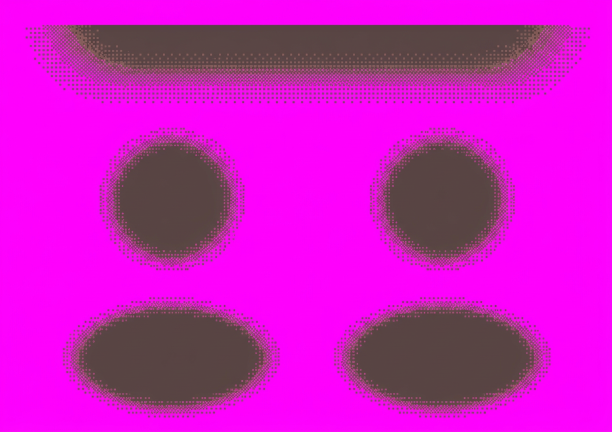
#> input picture source/aride_finale_magenta_v3/bruts/ombre_magenta.png, 1224 x 864 px, given in place of terrain_magenta.png, which was not available (shown at 1/2 size)
$ python key_and_crop.py
#> lines starting #> are read from the running program, lines starting #| are printed output that depends on the picture; after the words box and inside, x2 and y2 are one past the last pixel; in counts of white or black regions, pixels touching at a corner belong together; pictures that were not available may be replaced by others from this repository, and a replacement may not be noted
#> further down, rgb is the input picture: shape (864, 1224, 3); mean R, G, B 202.7, 25.5, 192.9
#!/usr/bin/env python3
"""Key magenta, despill, crop to common 656x1376 canvas (divisible by 8)."""
import os
import numpy as np
from PIL import Image
from scipy import ndimage

ROOT = os.path.dirname(os.path.dirname(os.path.dirname(os.path.abspath(__file__))))
BRUTS = os.path.join(ROOT, "renders", "sinister_woods_gen_v1", "bruts")
WORK = os.path.join(ROOT, "renders", "sinister_woods_gen_v1", "work")
os.makedirs(WORK, exist_ok=True)

X0, X1 = 56, 712  # 656 px, art bbox rounded to 8px

def key_magenta(rgb):
    R, G, B = rgb[:, :, 0].astype(int), rgb[:, :, 1].astype(int), rgb[:, :, 2].astype(int)
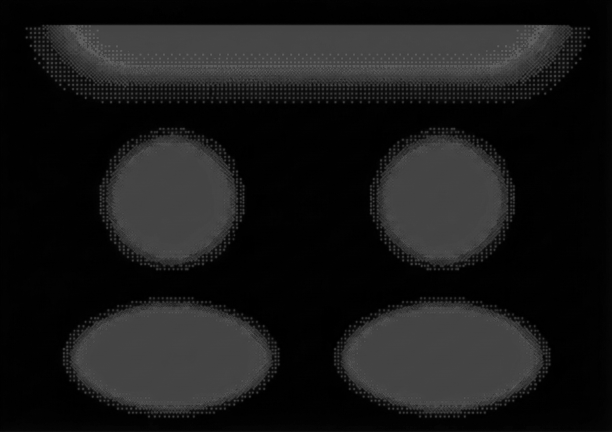
#> G: shape (864, 1224) int64 (shown at 1/2 size); min 0, max 110, mean 25.5
    core = (R > 150) & (B > 150) & (G < 150)
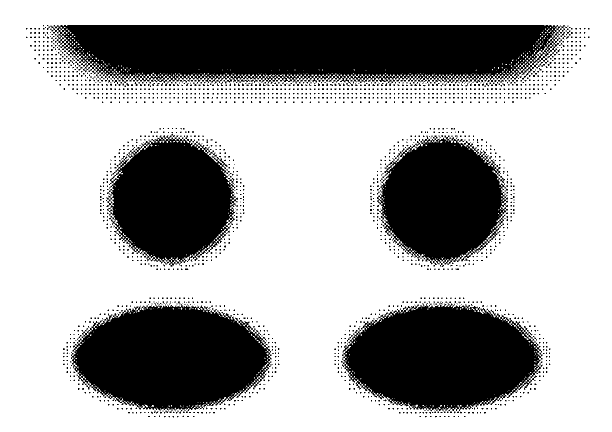
#> core: shape (864, 1224) bool (shown at 1/2 size); 68.3% white; 1801 black regions (1773 under 20 px), largest, box (x1, y1, x2, y2) and area: (94, 50, 1130, 172) 99088, (142, 606, 545, 827) 62969, (682, 603, 1085, 823) 62944
    # region growing: near-magenta tints adjacent to core (fringe + interior specks)
    near = (R > 120) & (B > 120) & ((R - G) > 25) & ((B - G) > 25)
#> near: shape (864, 1224) bool; 72.3% white; 2351 black regions (2345 under 20 px), largest, box (x1, y1, x2, y2) and area: (121, 50, 1112, 158) 86789, (147, 612, 540, 819) 57413, (690, 611, 1078, 819) 57181, (223, 278, 469, 523) 41946, (764, 276, 1008, 523) 41936, (983, 464, 991, 472) 21
    grown = core.copy()
    for _ in range(3):
        grown = grown | (ndimage.binary_dilation(grown, iterations=1) & near)
    mag = grown
    # kill strongly tinted edge pixels outright
    edge = ndimage.binary_dilation(mag, iterations=1) & ~mag
#> edge: shape (864, 1224) bool; 1.7% white in thin lines or dots, all inside (x1, y1, x2, y2) = (52, 50, 1179, 834)
    kill = edge & (R > 120) & ((R - G) > 40) & ((B - G) > 40)
    mag = mag | kill
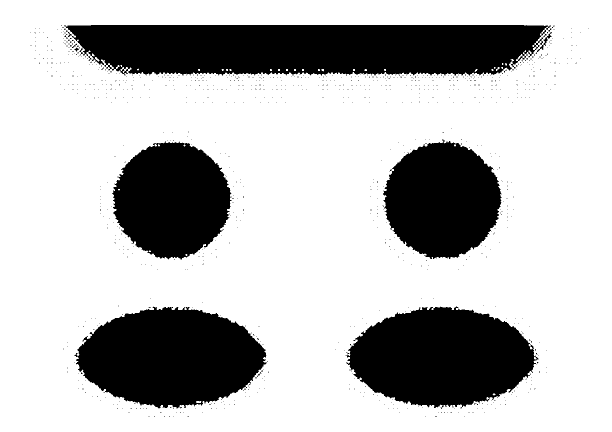
#> mag: shape (864, 1224) bool (shown at 1/2 size); 73.1% white; 927 black regions (917 under 20 px), largest, box (x1, y1, x2, y2) and area: (128, 50, 1102, 151) 85502, (149, 613, 536, 817) 56718, (691, 613, 1077, 818) 56572
    rgba = np.dstack([rgb, np.full(rgb.shape[:2], 255, np.uint8)])
    rgba[mag, 3] = 0
    # despill kept edge pixels
    edge = ndimage.binary_dilation(mag, iterations=1) & ~mag
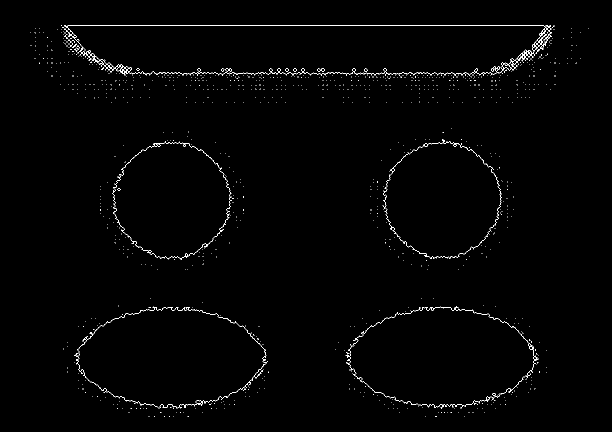
#> edge: shape (864, 1224) bool (shown at 1/2 size); 0.89% white in thin lines or dots, all inside (x1, y1, x2, y2) = (61, 50, 1178, 834)
    er, eg, eb = (rgb[:, :, i].astype(int) for i in range(3))
    fix = edge & ((er > eg + 12) | (eb > eg + 12))
    er[fix] = np.minimum(er[fix], eg[fix] + 12)
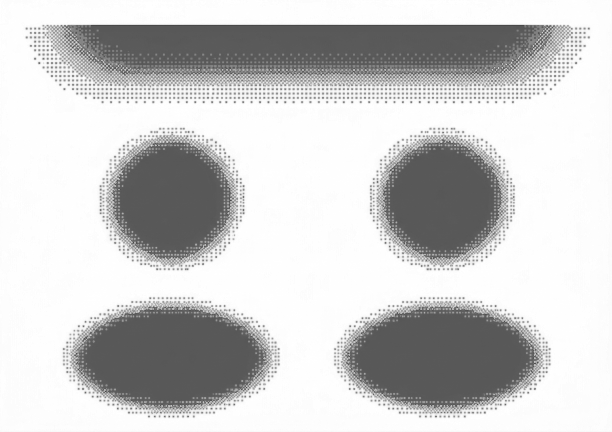
#> er: shape (864, 1224) int64 (shown at 1/2 size); min 46, max 255, mean 202.2
    eb[fix] = np.minimum(eb[fix], eg[fix] + 12)
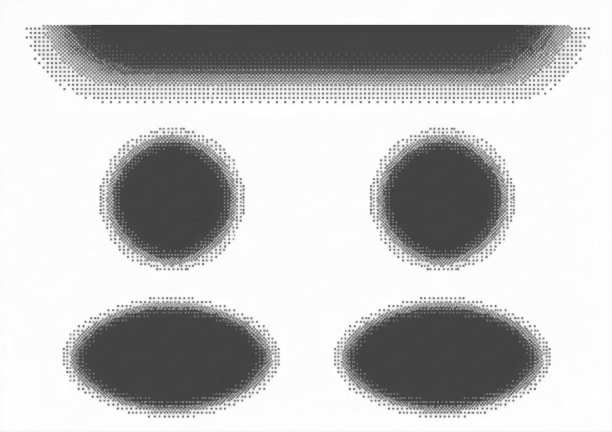
#> eb: shape (864, 1224) int64 (shown at 1/2 size); min 46, max 255, mean 192.7
    rgba[:, :, 0][fix] = er[fix]
    rgba[:, :, 1][fix] = eg[fix]
    rgba[:, :, 2][fix] = eb[fix]
    return rgba

for name in ["terrain_magenta", "avant_plan_magenta"]:
    rgb = np.asarray(Image.open(os.path.join(BRUTS, name + ".png")).convert("RGB"))
    rgba = key_magenta(rgb)
    rgba = rgba[:, X0:X1]
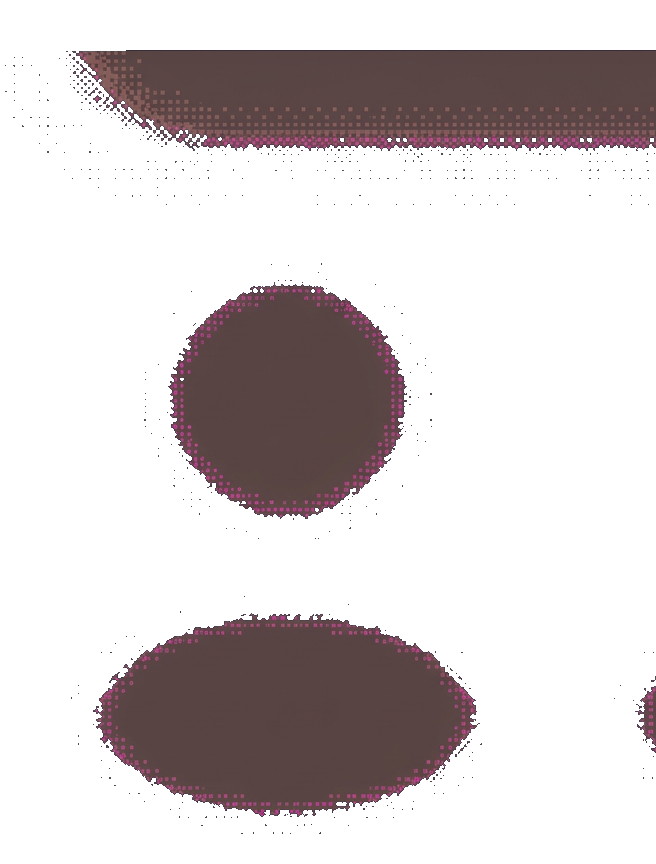
#> rgba: shape (864, 656, 4); mean R, G, B, A 202.1, 25.7, 192.5, 68.5; transparent parts drawn white
    Image.fromarray(rgba).save(os.path.join(WORK, name.replace("_magenta", "_keyed") + ".png"))
    print(name, rgba.shape, "opaque=%.3f" % (rgba[:, :, 3] > 0).mean())
#| terrain_magenta (864, 656, 4) opaque=0.269
#> pass 2 of the loop `for name in ["terrain_magenta", "avant_plan_magenta"]:`:
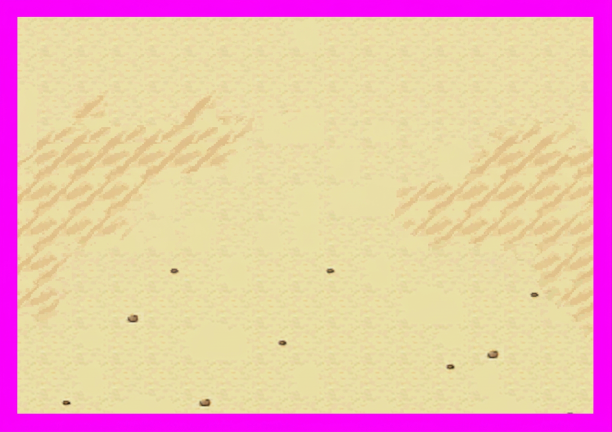
#> input picture source/aride_finale_magenta_v3/bruts/sol_magenta.png, 1224 x 864 px, given in place of avant_plan_magenta.png, which was not available (shown at 1/2 size)
#> rgb is the input picture: shape (864, 1224, 3); mean R, G, B 234.7, 188.9, 174.7
#> in key_magenta (call 2), `core = (R > 150) & (B > 150) & (G < 150)`:
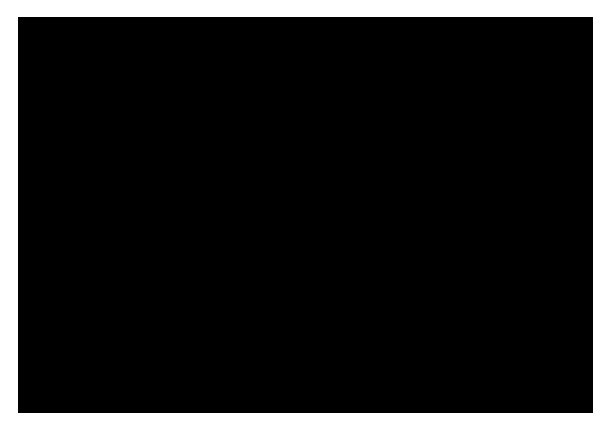
#> core: shape (864, 1224) bool (shown at 1/2 size); 13.6% white; 1 white region, box (x1, y1, x2, y2) and area: (0, 0, 1224, 864) 144126
#> near: shape (864, 1224) bool; 13.7% white; 1 white region, box (x1, y1, x2, y2) and area: (0, 0, 1224, 864) 144878
#> kill: shape (864, 1224) bool; every value is 0
#> er: shape (864, 1224) int64; min 33, max 255, mean 234.6
#> eb: shape (864, 1224) int64; min 5, max 255, mean 174.7
#> `rgba = rgba[:, X0:X1]`:
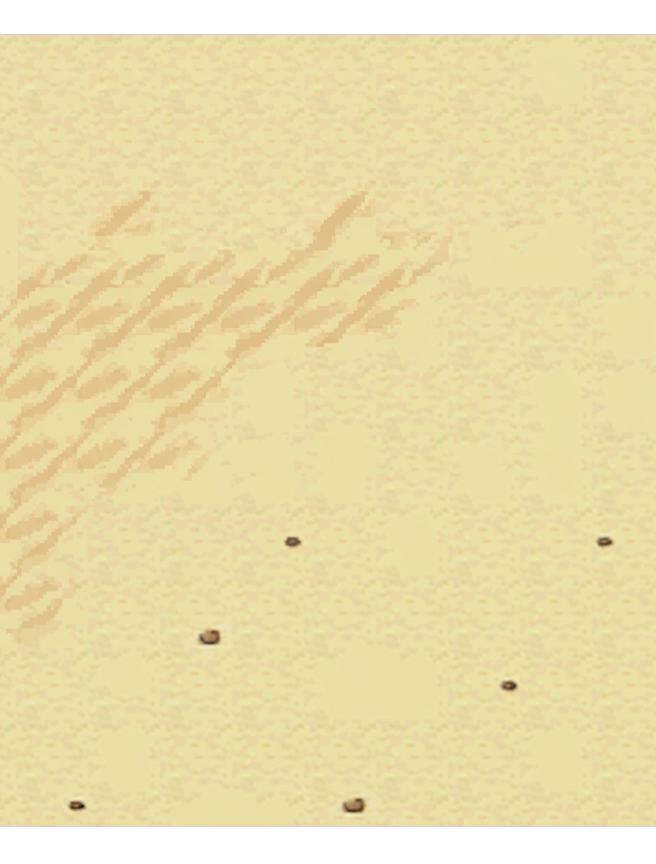
#> rgba: shape (864, 656, 4); mean R, G, B, A 233.8, 200.9, 170.2, 234; transparent parts drawn white
#| avant_plan_magenta (864, 656, 4) opaque=0.918
print("OK ->", WORK)
